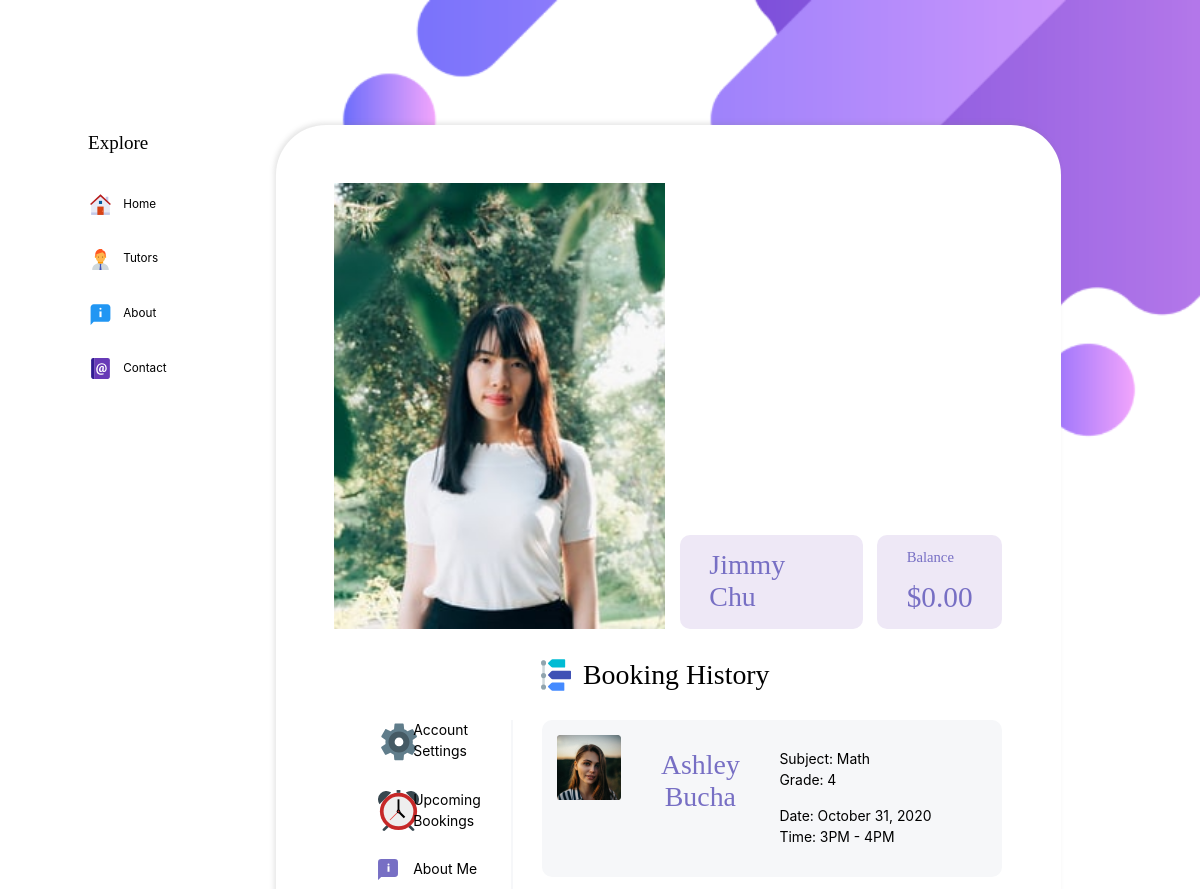
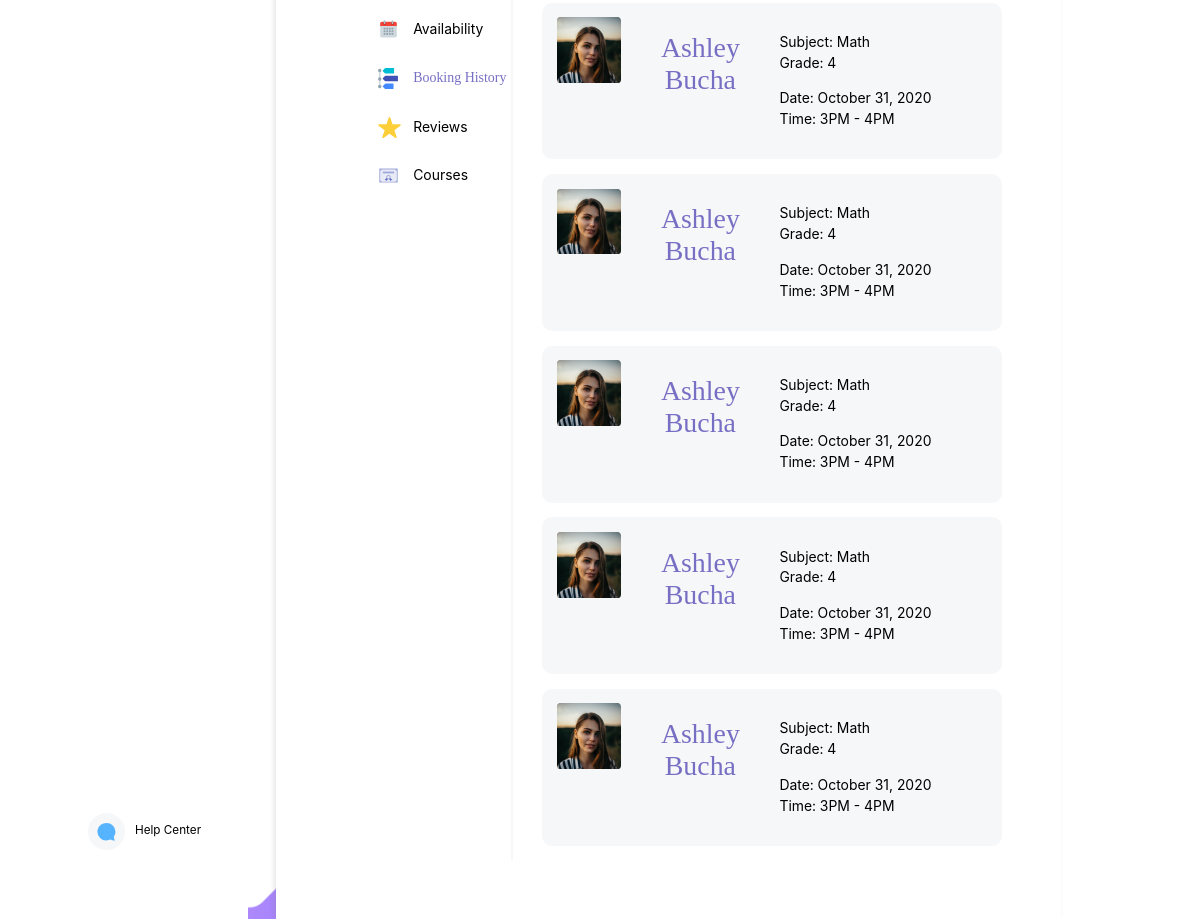
Screenshot of /tutor_booking-history.php (signed in) with the database file from the repository (2 pictures, top to bottom).
### tables this page shows
CREATE TABLE IF NOT EXISTS `member` (
  `m_id` int(11) NOT NULL AUTO_INCREMENT,
  `fname` char(30) DEFAULT NULL,
  `email` varchar(255) DEFAULT NULL,
  `password` char(128) DEFAULT NULL,
  `profile_address` varchar(260) DEFAULT NULL,
  `lname` char(30) DEFAULT NULL,
  PRIMARY KEY (`m_id`)
);

CREATE TABLE IF NOT EXISTS `tutor` (
  `tutor_id` int(11) NOT NULL,
  `balance` decimal(8,2) DEFAULT NULL,
  `bio` mediumtext DEFAULT NULL,
  `primary_language` tinytext DEFAULT NULL,
  `city` char(30) DEFAULT NULL,
  `country` char(30) DEFAULT NULL,
  PRIMARY KEY (`tutor_id`)
);

### shared/account-settings-userOverlay.php (the view, shortened to what this page needs)
<div class="user-overlay">
    <img class="user-pfp" src="
    <?php
        $connection = mysqli_connect("localhost", "view", "", "terence_liu");
        $currentUser = $_SESSION['m_id'];
        $query = "SELECT profile_address FROM member WHERE member.m_id = '$currentUser'";
        $result = mysqli_query($connection, $query);
        while ($row = $result -> fetch_assoc()) {
        echo $row['profile_address'];
        }
    ?>
    " alt="Account User Profile Picture">
    <div class="user-info-container">
        <div class="space-filler"></div>
        <div class="user-info-wrapper">
            <div class="user-info">
                <p class="heading-1 tutor-name">
                    <?php
                    $connection = mysqli_connect("localhost", "view", "", "terence_liu");
                    $currentUser = $_SESSION['m_id'];
                    $query = "SELECT * FROM member WHERE member.m_id = '$currentUser'";
                    $result = mysqli_query($connection, $query);
                    while ($row = $result -> fetch_assoc()) {
                        echo $row['fname'] . " " . $row['lname'] . "<br>";
                    }
                    ?>
                </p>
            </div>
            <?php if (isset($_SESSION['isTutor']) && $_SESSION['isTutor']) { ?>
                <div class="user-info">
                    <p class="heading-3 tutor-balance">Balance </p>
                    <p class="heading-3 tutor-balance-amount">
                        <?php
                        $query = "SELECT * FROM tutor WHERE tutor.tutor_id = '$currentUser'";
                        $result = mysqli_query($connection, $query);
                        while ($row = $result -> fetch_assoc()) {
                            echo "$" . $row['balance'];
                        }
                        ?>
                    </p>
                </div>
            <?php } ?>
        </div>
    </div>
</div>

### css/style.css (style rules this page uses)
* { box-sizing: border-box !important; font-size: 11pt; }
body { position: relative; }
img { width: auto; max-width: 100%; height: auto; object-fit: cover; }
.heading-1 { font-family: Poppins; color: #000000; font-size: 1.9rem; margin-block-start: 0; }
.heading-3 { font-family: SF Pro Display SemiBold; color: #776FC4; font-size: 1rem; }
::placeholder { color: #C4CAD5; }
:root { --star-size: 3rem; --post-star-size: 2rem; --star-color: #eee; --star-background: #776FC4; }

### css/account-settings.css (style rules this page uses)
body { background: url('../img/Purple_Bottom_Right.png'); background-repeat: no-repeat, no-repeat; background-attachment: scroll; background-position: right bottom; background-size: 25% auto; }
.user-overlay { display: flex; display: -webkit-flex; display: -ms-flex; margin-bottom: 2em; }
.user-info-container { display: flex; display: -webkit-flex; display: -ms-flex; flex-direction: column; }
.user-info-wrapper { display: flex; display: -webkit-flex; display: -ms-flex; flex-direction: row; }
.user-info { display: flex; display: -webkit-flex; display: -ms-flex; flex-direction: column; padding: 1em 2em; border-radius: 10px; background: #EEE8F6; margin-left: 1em; }
.space-filler { flex: 99 1 auto; }
.tutor-name { color: #776FC4; align-self: center; flex: 1; }
.tutor-balance-amount { padding-top: 0.5em; font-size: 2rem; }
.user-info .tutor-name { margin: 0; }
.user-info .tutor-balance, .user-info .tutor-balance-amount { margin: 0; }

### css/signup.css (style rules this page uses)
body { background: url('../img/Purple_Top_Right.png'), url('../img/Purple_Bottom_Left.png'); background-repeat: no-repeat, no-repeat; background-attachment: scroll, scroll; background-position: right top, left bottom; background-size: auto 60%, auto 25%; }
::placeholder { color: #C4CAD5; }

### rows the page displays
member: profile_address (picture), fname "Jimmy", lname "Chu"
tutor: balance "0.00"
